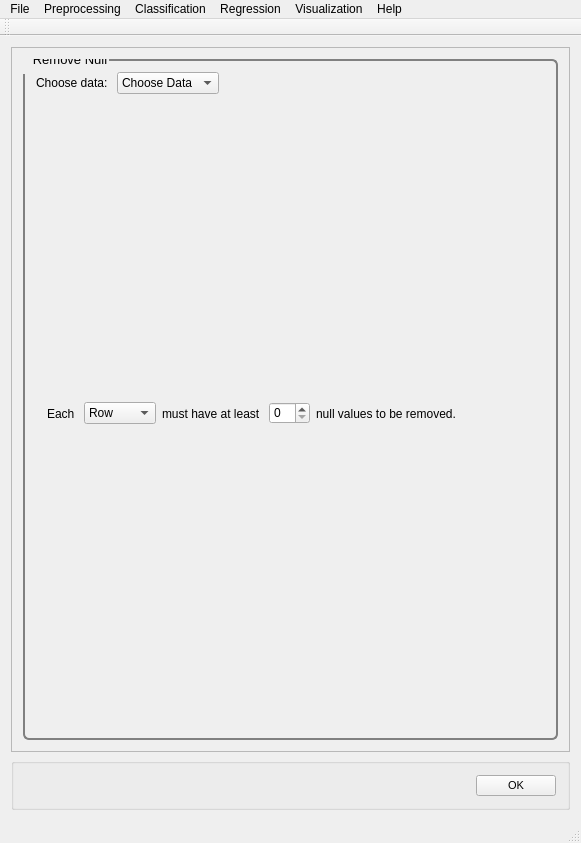
<?xml version="1.0" encoding="UTF-8"?>
<ui version="4.0">
 <class>MainWindow</class>
 <widget class="QMainWindow" name="MainWindow">
  <property name="geometry">
   <rect>
    <x>0</x>
    <y>0</y>
    <width>581</width>
    <height>843</height>
   </rect>
  </property>
  <property name="windowTitle">
   <string>PYSAT</string>
  </property>
  <widget class="QWidget" name="centralWidget">
   <layout class="QVBoxLayout" name="verticalLayout_9">
    <item>
     <widget class="QScrollArea" name="scrollArea">
      <property name="widgetResizable">
       <bool>true</bool>
      </property>
      <widget class="QWidget" name="scrollAreaWidgetContents_2">
       <property name="geometry">
        <rect>
         <x>0</x>
         <y>0</y>
         <width>561</width>
         <height>721</height>
        </rect>
       </property>
       <property name="font">
        <font>
         <pointsize>8</pointsize>
        </font>
       </property>
       <property name="styleSheet">
        <string notr="true">QGroupBox {
  border: 2px solid gray;
  border-radius: 6px;
  margin-top: 0.5em;
}

QGroupBox::title {

  padding-top: -14px;
  padding-left: 8px;
}
</string>
       </property>
       <layout class="QVBoxLayout" name="verticalLayout_8">
        <item>
         <widget class="QGroupBox" name="removenull">
          <property name="font">
           <font>
            <pointsize>10</pointsize>
           </font>
          </property>
          <property name="title">
           <string>Remove Null</string>
          </property>
          <layout class="QVBoxLayout" name="verticalLayout">
           <item>
            <layout class="QVBoxLayout" name="removenull_vlayout">
             <item>
              <layout class="QHBoxLayout" name="removenull_choosedata_hlayout">
               <item>
                <widget class="QLabel" name="removenull_choosedata_label">
                 <property name="text">
                  <string>Choose data: </string>
                 </property>
                </widget>
               </item>
               <item>
                <widget class="QComboBox" name="removenull_choosedata">
                 <property name="iconSize">
                  <size>
                   <width>50</width>
                   <height>20</height>
                  </size>
                 </property>
                 <item>
                  <property name="text">
                   <string>Choose Data</string>
                  </property>
                 </item>
                 <item>
                  <property name="text">
                   <string>Known Data</string>
                  </property>
                 </item>
                </widget>
               </item>
               <item>
                <spacer name="removenull_choosedata_spacer">
                 <property name="orientation">
                  <enum>Qt::Horizontal</enum>
                 </property>
                 <property name="sizeHint" stdset="0">
                  <size>
                   <width>40</width>
                   <height>20</height>
                  </size>
                 </property>
                </spacer>
               </item>
              </layout>
             </item>
             <item>
              <widget class="QWidget" name="removenull_widget" native="true">
               <property name="minimumSize">
                <size>
                 <width>0</width>
                 <height>0</height>
                </size>
               </property>
               <layout class="QHBoxLayout" name="horizontalLayout_2">
                <item>
                 <widget class="QLabel" name="start_of_sentence">
                  <property name="text">
                   <string>Each </string>
                  </property>
                 </widget>
                </item>
                <item>
                 <widget class="QComboBox" name="rowcol_comboBox">
                  <item>
                   <property name="text">
                    <string>Row</string>
                   </property>
                  </item>
                  <item>
                   <property name="text">
                    <string>Column</string>
                   </property>
                  </item>
                 </widget>
                </item>
                <item>
                 <widget class="QLabel" name="middle_of_sentence">
                  <property name="text">
                   <string>must have at least </string>
                  </property>
                 </widget>
                </item>
                <item>
                 <widget class="QSpinBox" name="removenull_spinbox"/>
                </item>
                <item>
                 <widget class="QLabel" name="end_of_sentence">
                  <property name="text">
                   <string>null values to be removed.</string>
                  </property>
                 </widget>
                </item>
                <item>
                 <spacer name="removenull_spacer">
                  <property name="orientation">
                   <enum>Qt::Horizontal</enum>
                  </property>
                  <property name="sizeHint" stdset="0">
                   <size>
                    <width>40</width>
                    <height>20</height>
                   </size>
                  </property>
                 </spacer>
                </item>
               </layout>
              </widget>
             </item>
            </layout>
           </item>
          </layout>
         </widget>
        </item>
       </layout>
      </widget>
     </widget>
    </item>
    <item>
     <widget class="QGroupBox" name="OK">
      <layout class="QHBoxLayout" name="ok">
       <item>
        <spacer name="horizontalSpacer_5">
         <property name="orientation">
          <enum>Qt::Horizontal</enum>
         </property>
         <property name="sizeHint" stdset="0">
          <size>
           <width>40</width>
           <height>20</height>
          </size>
         </property>
        </spacer>
       </item>
       <item>
        <widget class="QPushButton" name="okButton">
         <property name="font">
          <font>
           <pointsize>8</pointsize>
          </font>
         </property>
         <property name="mouseTracking">
          <bool>false</bool>
         </property>
         <property name="text">
          <string>OK</string>
         </property>
        </widget>
       </item>
      </layout>
     </widget>
    </item>
   </layout>
  </widget>
  <widget class="QToolBar" name="mainToolBar">
   <attribute name="toolBarArea">
    <enum>TopToolBarArea</enum>
   </attribute>
   <attribute name="toolBarBreak">
    <bool>false</bool>
   </attribute>
  </widget>
  <widget class="QStatusBar" name="statusBar"/>
  <widget class="QMenuBar" name="menuBar">
   <property name="geometry">
    <rect>
     <x>0</x>
     <y>0</y>
     <width>581</width>
     <height>21</height>
    </rect>
   </property>
   <widget class="QMenu" name="menuFile">
    <property name="title">
     <string>File</string>
    </property>
    <addaction name="actionLoad_Refence_Data"/>
    <addaction name="actionLoad_Unknown_Data"/>
    <addaction name="actionSet_output_location"/>
    <addaction name="separator"/>
    <addaction name="actionSave_Current_Plots"/>
    <addaction name="actionSave_Current_Data"/>
    <addaction name="separator"/>
    <addaction name="actionCreate_New_Workflow"/>
    <addaction name="actionSave_Current_Workflow"/>
    <addaction name="separator"/>
    <addaction name="actionExit"/>
   </widget>
   <widget class="QMenu" name="menuPreprocessing">
    <property name="title">
     <string>Preprocessing</string>
    </property>
    <widget class="QMenu" name="menuBaseline_Removal">
     <property name="title">
      <string>Baseline Removal</string>
     </property>
     <addaction name="actionALS"/>
     <addaction name="actionDietrich"/>
     <addaction name="actionPolyFit"/>
     <addaction name="actionAirPLS"/>
     <addaction name="actionFABC"/>
     <addaction name="actionKK"/>
     <addaction name="actionMario"/>
     <addaction name="actionMedian"/>
     <addaction name="actionRubberband"/>
     <addaction name="actionUndecimated_Wavelet"/>
    </widget>
    <widget class="QMenu" name="menuCalibration_Transfer">
     <property name="title">
      <string>Calibration Transfer</string>
     </property>
     <addaction name="actionRatio"/>
     <addaction name="actionTommy_s_Methgod"/>
     <addaction name="actionPiecewise_Direct_Standardization"/>
     <addaction name="actionOthers_3"/>
    </widget>
    <addaction name="actionNormalization"/>
    <addaction name="actionNoise_Reduction"/>
    <addaction name="actionApply_Mask"/>
    <addaction name="actionInterpolate"/>
    <addaction name="actionInstrument_Response"/>
    <addaction name="menuBaseline_Removal"/>
    <addaction name="menuCalibration_Transfer"/>
    <addaction name="actionICA_2"/>
    <addaction name="actionPCA_2"/>
   </widget>
   <widget class="QMenu" name="menuRegression">
    <property name="title">
     <string>Regression</string>
    </property>
    <addaction name="actionCross_Validation"/>
    <addaction name="actionTrain"/>
    <addaction name="actionPredict"/>
    <addaction name="actionCreate_N_Folds"/>
    <addaction name="actionCreate_Test_Folds"/>
    <addaction name="actionSubmodel_Ranges"/>
   </widget>
   <widget class="QMenu" name="menuHelp">
    <property name="title">
     <string>Help</string>
    </property>
    <addaction name="actionIndex"/>
    <addaction name="actionContent_2"/>
    <addaction name="separator"/>
    <addaction name="actionAbout"/>
    <addaction name="actionAbout_QtCreator"/>
   </widget>
   <widget class="QMenu" name="menuClassification">
    <property name="title">
     <string>Classification</string>
    </property>
    <widget class="QMenu" name="menuSupervised">
     <property name="title">
      <string>Supervised</string>
     </property>
     <addaction name="actionPLS_DA"/>
     <addaction name="actionSIMCA"/>
    </widget>
    <widget class="QMenu" name="menuClustering">
     <property name="title">
      <string>Clustering</string>
     </property>
     <addaction name="actionK_means"/>
     <addaction name="actionHierarchical_2"/>
    </widget>
    <addaction name="menuSupervised"/>
    <addaction name="menuClustering"/>
   </widget>
   <widget class="QMenu" name="menuVisualization">
    <property name="title">
     <string>Visualization</string>
    </property>
    <addaction name="actionLine_Plot"/>
    <addaction name="action1_to_1_Plot"/>
    <addaction name="actionScatter_Plot"/>
   </widget>
   <addaction name="menuFile"/>
   <addaction name="menuPreprocessing"/>
   <addaction name="menuClassification"/>
   <addaction name="menuRegression"/>
   <addaction name="menuVisualization"/>
   <addaction name="menuHelp"/>
  </widget>
  <action name="actionLoad_Refence_Data">
   <property name="text">
    <string>Load Refence Data</string>
   </property>
  </action>
  <action name="actionLoad_Unknown_Data">
   <property name="text">
    <string>Load Unknown Data</string>
   </property>
  </action>
  <action name="actionSave_Current_Workflow">
   <property name="text">
    <string>Save Current Workflow</string>
   </property>
  </action>
  <action name="actionSave_Current_Plots">
   <property name="text">
    <string>Save Current Plots</string>
   </property>
  </action>
  <action name="actionSave_Current_Data">
   <property name="text">
    <string>Save Current Data</string>
   </property>
  </action>
  <action name="actionCreate_New_Workflow">
   <property name="text">
    <string>Create New Workflow</string>
   </property>
  </action>
  <action name="actionNoise_Reduction">
   <property name="text">
    <string>Noise Reduction</string>
   </property>
  </action>
  <action name="actionApply_Mask">
   <property name="text">
    <string>Apply Mask</string>
   </property>
  </action>
  <action name="actionInterpolate">
   <property name="text">
    <string>Interpolate (unknown to known)</string>
   </property>
  </action>
  <action name="actionInstrument_Response">
   <property name="text">
    <string>Instrument Response</string>
   </property>
  </action>
  <action name="actionALS">
   <property name="text">
    <string>ALS</string>
   </property>
  </action>
  <action name="actionDietrich">
   <property name="text">
    <string>Dietrich</string>
   </property>
  </action>
  <action name="actionPolyFit">
   <property name="text">
    <string>PolyFit</string>
   </property>
  </action>
  <action name="actionAirPLS">
   <property name="text">
    <string>AirPLS</string>
   </property>
  </action>
  <action name="actionFABC">
   <property name="text">
    <string>FABC</string>
   </property>
  </action>
  <action name="actionKK">
   <property name="text">
    <string>KK</string>
   </property>
  </action>
  <action name="actionMario">
   <property name="text">
    <string>Mario</string>
   </property>
  </action>
  <action name="actionMedian">
   <property name="text">
    <string>Median</string>
   </property>
  </action>
  <action name="actionRubberband">
   <property name="text">
    <string>Rubberband</string>
   </property>
  </action>
  <action name="actionUndecimated_Wavelet">
   <property name="text">
    <string>Undecimated Wavelet</string>
   </property>
  </action>
  <action name="actionRatio">
   <property name="text">
    <string>Ratio</string>
   </property>
  </action>
  <action name="actionTommy_s_Methgod">
   <property name="text">
    <string>Tommy's Method</string>
   </property>
  </action>
  <action name="actionPiecewise_Direct_Standardization">
   <property name="text">
    <string>Piecewise Direct Standardization</string>
   </property>
  </action>
  <action name="actionPCA">
   <property name="text">
    <string>PCA</string>
   </property>
  </action>
  <action name="actionICA">
   <property name="text">
    <string>ICA</string>
   </property>
  </action>
  <action name="actionK_Means">
   <property name="text">
    <string>K-Means</string>
   </property>
  </action>
  <action name="actionHierarchical">
   <property name="text">
    <string>Hierarchical</string>
   </property>
  </action>
  <action name="actionOthers">
   <property name="text">
    <string>Others...</string>
   </property>
  </action>
  <action name="actionOthers_2">
   <property name="text">
    <string>Others...</string>
   </property>
  </action>
  <action name="actionOthers_3">
   <property name="text">
    <string>Others...</string>
   </property>
  </action>
  <action name="actionPLS">
   <property name="text">
    <string>PLS</string>
   </property>
  </action>
  <action name="actionSM_PLS">
   <property name="text">
    <string>SM-PLS</string>
   </property>
  </action>
  <action name="actionICA_Regression">
   <property name="text">
    <string>ICA Regression</string>
   </property>
  </action>
  <action name="actionGaussian_Process">
   <property name="text">
    <string>Gaussian Process</string>
   </property>
  </action>
  <action name="actionMLP">
   <property name="text">
    <string>MLP</string>
   </property>
  </action>
  <action name="actionSVM">
   <property name="text">
    <string>SVM</string>
   </property>
  </action>
  <action name="actionOthers_4">
   <property name="text">
    <string>Others...</string>
   </property>
  </action>
  <action name="actionOthers_5">
   <property name="text">
    <string>Others...</string>
   </property>
  </action>
  <action name="actionIndex">
   <property name="text">
    <string>Index</string>
   </property>
  </action>
  <action name="actionContent_2">
   <property name="text">
    <string>Content</string>
   </property>
  </action>
  <action name="actionAbout">
   <property name="text">
    <string>About...</string>
   </property>
  </action>
  <action name="actionAbout_QtCreator">
   <property name="text">
    <string>About Qt...</string>
   </property>
  </action>
  <action name="actionExit">
   <property name="text">
    <string>Exit</string>
   </property>
  </action>
  <action name="actionNormalization">
   <property name="text">
    <string>Normalization</string>
   </property>
  </action>
  <action name="actionICA_2">
   <property name="text">
    <string>ICA</string>
   </property>
  </action>
  <action name="actionPCA_2">
   <property name="text">
    <string>PCA</string>
   </property>
  </action>
  <action name="actionPLS_DA">
   <property name="text">
    <string>PLS-DA</string>
   </property>
  </action>
  <action name="actionSIMCA">
   <property name="text">
    <string>SIMCA</string>
   </property>
  </action>
  <action name="actionK_means">
   <property name="text">
    <string>K-means</string>
   </property>
  </action>
  <action name="actionHierarchical_2">
   <property name="text">
    <string>Hierarchical</string>
   </property>
  </action>
  <action name="actionCross_Validation">
   <property name="text">
    <string>Cross Validation</string>
   </property>
  </action>
  <action name="actionTrain">
   <property name="text">
    <string>Train</string>
   </property>
  </action>
  <action name="actionPredict">
   <property name="text">
    <string>Predict</string>
   </property>
  </action>
  <action name="actionLine_Plot">
   <property name="text">
    <string>Line Plot</string>
   </property>
  </action>
  <action name="action1_to_1_Plot">
   <property name="text">
    <string>1 to 1 Plot</string>
   </property>
  </action>
  <action name="actionScatter_Plot">
   <property name="text">
    <string>Scatter Plot</string>
   </property>
  </action>
  <action name="actionSet_output_location">
   <property name="text">
    <string>Output Location</string>
   </property>
  </action>
  <action name="actionCreate_N_Folds">
   <property name="text">
    <string>Create N Folds</string>
   </property>
  </action>
  <action name="actionCreate_Test_Folds">
   <property name="text">
    <string>Create Test Folds</string>
   </property>
  </action>
  <action name="actionSubmodel_Ranges">
   <property name="text">
    <string>Submodel Ranges</string>
   </property>
  </action>
 </widget>
 <layoutdefault spacing="6" margin="11"/>
 <resources/>
 <connections/>
</ui>
